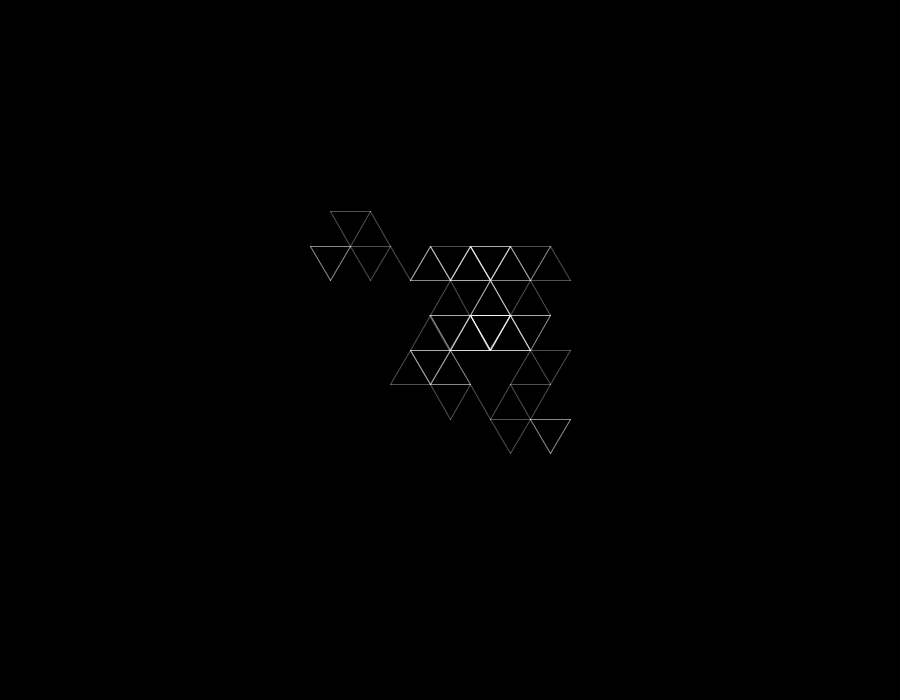
Frame 1 (no input)
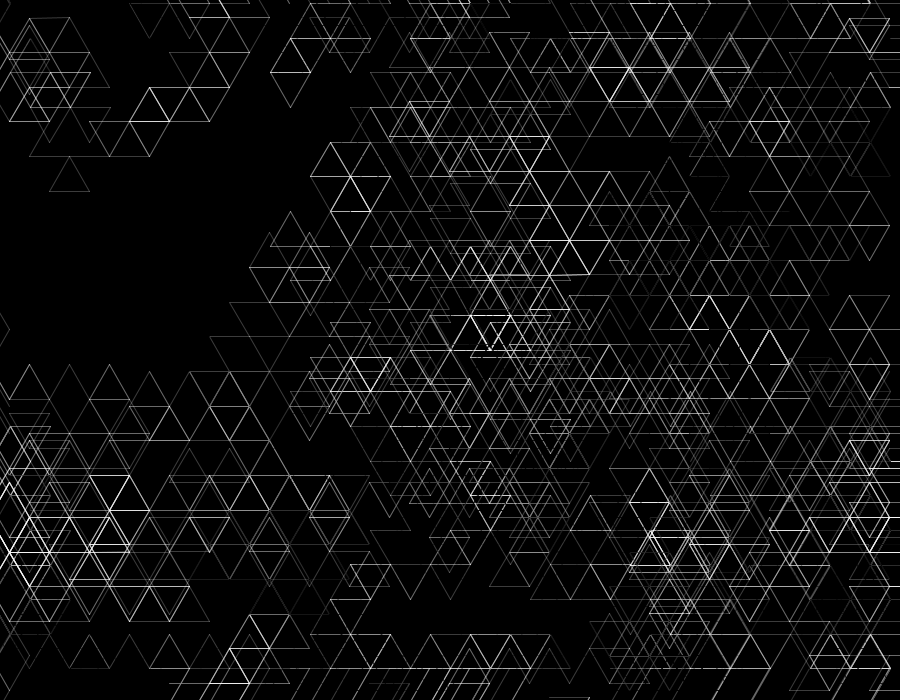
Frame 60 (the mouse pressed at the canvas centre just before this capture)
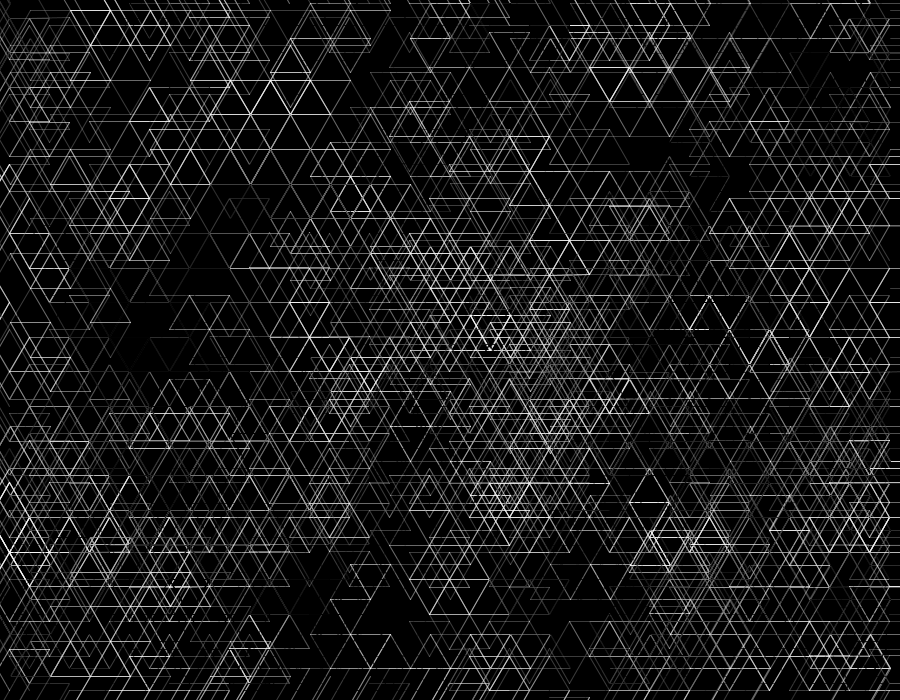
Frame 120 (the mouse held since frame 60 and released just before this capture)

The Processing sketch that drew these frames (run headless with seeded random() and noise(); from frame 60 on, the mouse is pressed at the canvas centre):

// Processing sketch: processing_96894
// ── processing_96894.pde

float x,y;
float oldX,oldY;
float dist=40;
float angle = 0;
float big = TWO_PI/3;
float small = TWO_PI/3;

void setup(){
 size(900,700);
 x= width/2;
 y = height/2;
 oldX = x;
 oldY = y;
 stroke(255,80);
 background(0);
 
}

void draw(){
  for(int i=0;i<160;i++){
  float dir = 2*(round(random(1))-0.5);
  if(random(1)>0.5){
   angle += big*dir; 
  } else {
   angle += small*dir; 
  }
  
  x += cos(angle)*dist;
  y += sin(angle)*dist;
  line(oldX,oldY,x,y);
  oldX = x;
  oldY = y;
  if(x<0){
   x+= width;
  oldX += width; 
  } else if(x>width){
   x -= width;
   oldX -= width; 
  }
  
  if(y<0){
   y+= height;
  oldY += height; 
  } else if(y>height){
   y -= height;
  oldY -= height; 
  }
  }
  if(random(1)>0.5){
   stroke(0,60); 
  } else {
    stroke(255,60); 
  }
}
